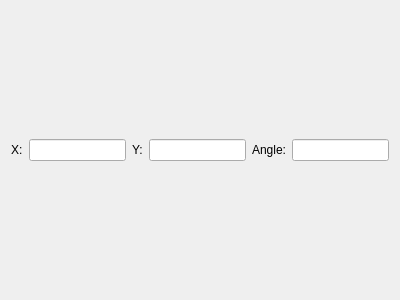
<?xml version="1.0" encoding="UTF-8"?>
<ui version="4.0">
 <class>WaypointListWidgetItem</class>
 <widget class="QWidget" name="WaypointListWidgetItem">
  <property name="geometry">
   <rect>
    <x>0</x>
    <y>0</y>
    <width>400</width>
    <height>300</height>
   </rect>
  </property>
  <property name="windowTitle">
   <string>Form</string>
  </property>
  <layout class="QHBoxLayout" name="horizontalLayout">
   <item>
    <widget class="QLabel" name="label">
     <property name="text">
      <string>X:</string>
     </property>
    </widget>
   </item>
   <item>
    <widget class="QLineEdit" name="x"/>
   </item>
   <item>
    <widget class="QLabel" name="label_2">
     <property name="text">
      <string>Y:</string>
     </property>
    </widget>
   </item>
   <item>
    <widget class="QLineEdit" name="y"/>
   </item>
   <item>
    <widget class="QLabel" name="label_3">
     <property name="text">
      <string>Angle:</string>
     </property>
    </widget>
   </item>
   <item>
    <widget class="QLineEdit" name="angle"/>
   </item>
  </layout>
 </widget>
 <resources/>
 <connections/>
</ui>
